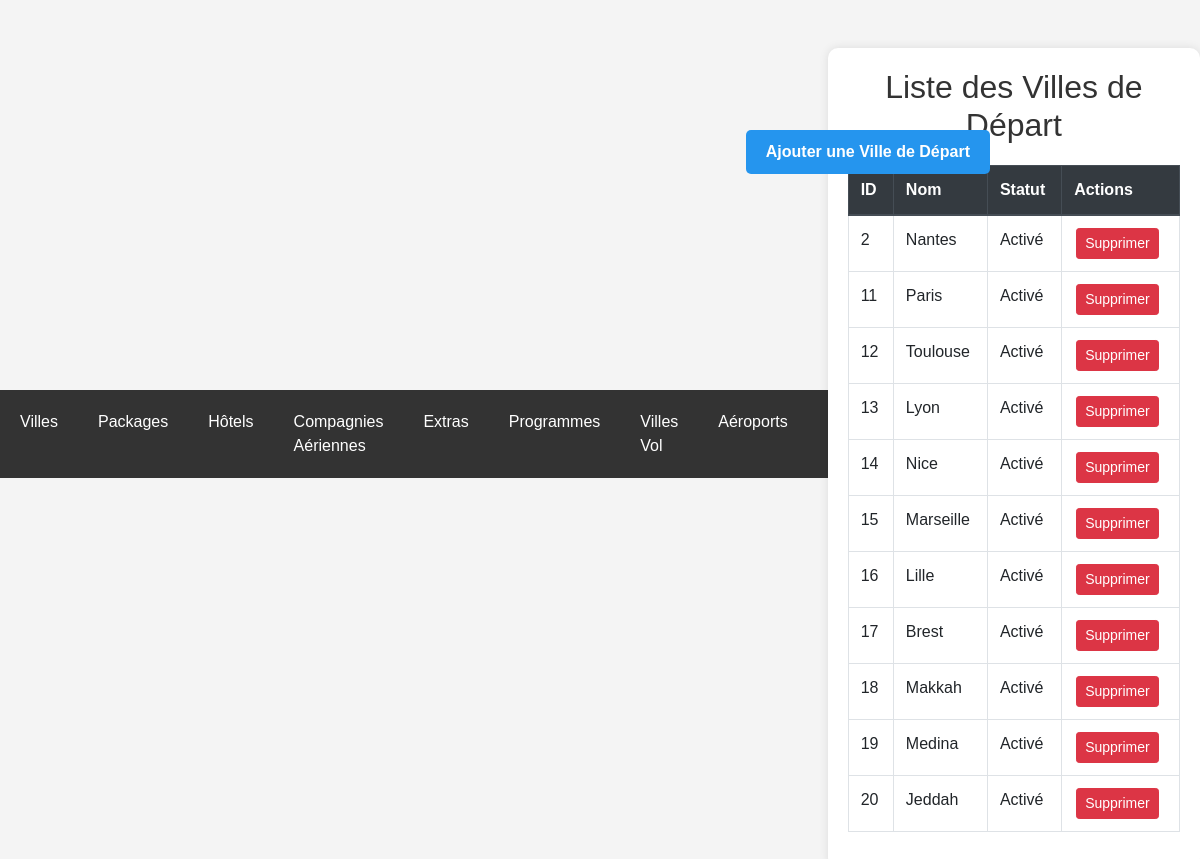
Page /liste_ville_depart.php (signed in) on the committed database.
### tables this page shows
CREATE TABLE `ville_depart` (
  `id` int(11) NOT NULL,
  `nom` varchar(255) NOT NULL,
  `statut` enum('activé','désactivé') NOT NULL
);

### liste_ville_depart.php (the view, shortened to what this page needs)
<!DOCTYPE html>
<html lang="fr">
<head>
    <link rel="stylesheet" href="https://maxcdn.bootstrapcdn.com/bootstrap/4.5.2/css/bootstrap.min.css">
    <?php include 'header.php'; ?>
</head>
<body>
    <div class="container mt-5">
        <h2 class="text-center">Liste des Villes de Départ</h2>
        <a href="ajouter_ville_depart.php" class='btn-add'><b>Ajouter une Ville de Départ</b></a>
        <table class="table table-bordered">
            <thead class="thead-dark">
                <tr>
                    <th>ID</th>
                    <th>Nom</th>
                    <th>Statut</th>
                    <th>Actions</th>
                </tr>
            </thead>
            <tbody>
                <?php
                include 'db.php';
                $sql = "SELECT * FROM ville_depart";
                $result = mysqli_query($conn, $sql);
                if (mysqli_num_rows($result) > 0) {
                    while ($row = mysqli_fetch_assoc($result)) {
                        echo "<tr>";
                        echo "<td>" . $row["id"] . "</td>";
                        echo "<td>" . $row["nom"] . "</td>";
                        echo "<td>" . ucfirst($row["statut"]) . "</td>";
                        echo "<td><a href='supprimer_ville_depart.php?id=" . $row["id"] . "' class='btn btn-danger btn-sm'>Supprimer</a></td>";
                        echo "</tr>";
                    }
                } else {
                    echo "<tr><td colspan='4' class='text-center'>Aucune ville de départ trouvée</td></tr>";
                }
                ?>
            </tbody>
        </table>
    </div>
</body>
</html>

### css/styles.css (style rules this page uses)
body { font-family: 'Lexend', sans-serif; line-height: 1.5; min-height: 100vh; display: flex; align-items: center; justify-content: center; color: #393232; background-color: #f7f7f7; }

### liste_ville_depart.php (style rules this page uses)
body { font-family: Arial, sans-serif; background-color: #f4f4f4; margin: 0; padding: 0; box-sizing: border-box; }
.container { width: 80%; margin: auto; background-color: #fff; padding: 20px; border-radius: 10px; box-shadow: 0 0 10px rgba(0, 0, 0, 0.1); }
h2 { text-align: center; color: #333; }
.table { margin-top: 20px; }
.btn-sm { margin: 0 2px; }
.btn-add { background-color: #2595ee; color: white; padding: 10px 20px; border: none; border-radius: 5px; cursor: pointer; position: absolute; right: 210px; top: 130px; text-decoration: none; }

### header.php (style rules this page uses)
body { font-family: Arial, sans-serif; background-color: #f4f4f4; margin: 0; padding: 0; box-sizing: border-box; }

### rows in the picture
ville_depart: id "2", nom "Nantes", statut "Activé"
ville_depart: id "11", nom "Paris", statut "Activé"
ville_depart: id "12", nom "Toulouse", statut "Activé"
ville_depart: id "13", nom "Lyon", statut "Activé"
ville_depart: id "14", nom "Nice", statut "Activé"
ville_depart: id "15", nom "Marseille", statut "Activé"
ville_depart: id "16", nom "Lille", statut "Activé"
ville_depart: id "17", nom "Brest", statut "Activé"
ville_depart: id "18", nom "Makkah", statut "Activé"
ville_depart: id "19", nom "Medina", statut "Activé"
ville_depart: id "20", nom "Jeddah", statut "Activé"
